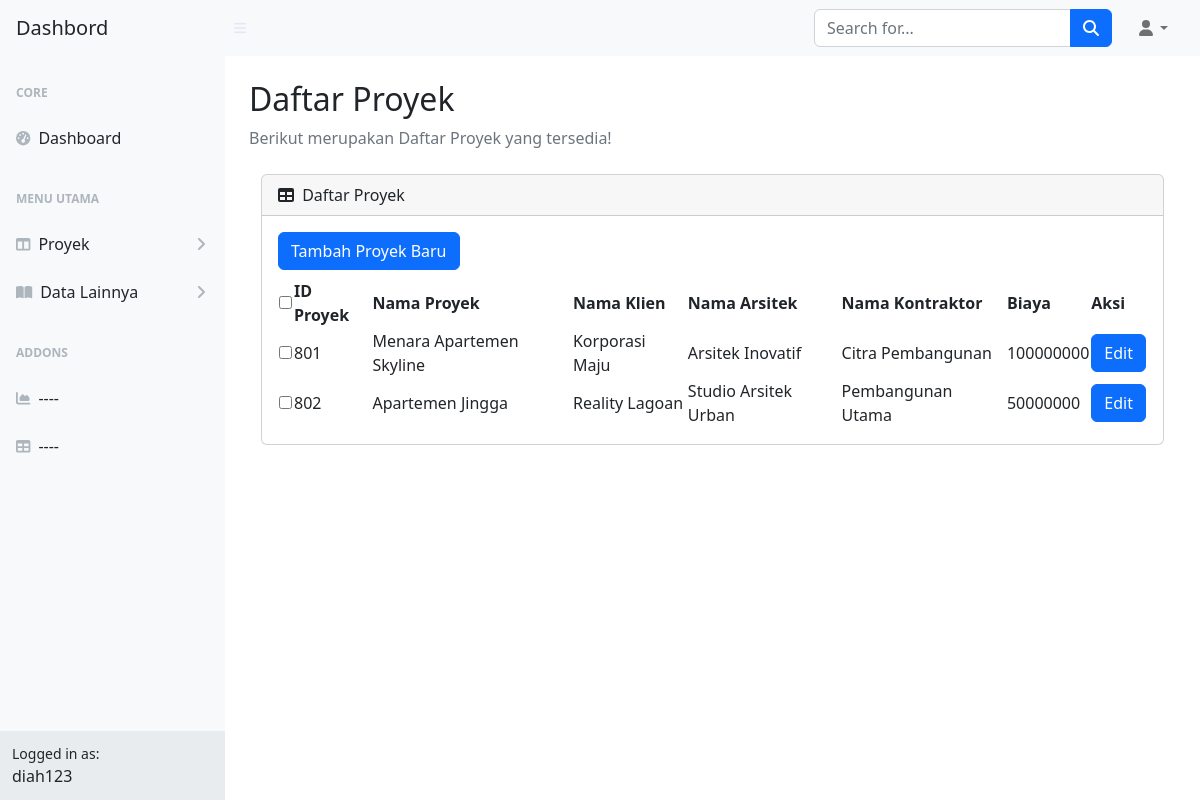
Page /Proyek.php (signed in) on the committed database.
### tables this page shows
CREATE TABLE IF NOT EXISTS `proyek` (
  `id_proyek` int NOT NULL AUTO_INCREMENT,
  `nama_proyek` varchar(50) DEFAULT NULL,
  `id_klien` int DEFAULT NULL,
  `id_arsitek` int DEFAULT NULL,
  `id_kontraktor` int DEFAULT NULL,
  `id_biaya` int DEFAULT NULL,
  PRIMARY KEY (`id_proyek`),
  KEY `id_klien` (`id_klien`),
  KEY `id_arsitek` (`id_arsitek`),
  KEY `id_kontraktor` (`id_kontraktor`),
  KEY `id_biaya` (`id_biaya`),
  CONSTRAINT `FK__klien` FOREIGN KEY (`id_klien`) REFERENCES `klien` (`id_klien`),
  CONSTRAINT `FK_proyek_arsitek` FOREIGN KEY (`id_arsitek`) REFERENCES `arsitek` (`id_arsitek`),
  CONSTRAINT `FK_proyek_biaya` FOREIGN KEY (`id_biaya`) REFERENCES `biaya` (`id_biaya`),
  CONSTRAINT `FK_proyek_kontraktor` FOREIGN KEY (`id_kontraktor`) REFERENCES `kontraktor` (`id_kontraktor`)
);

CREATE TABLE IF NOT EXISTS `klien` (
  `id_klien` int NOT NULL AUTO_INCREMENT,
  `nama_klien` varchar(50) DEFAULT NULL,
  PRIMARY KEY (`id_klien`)
);

CREATE TABLE IF NOT EXISTS `arsitek` (
  `id_arsitek` int NOT NULL AUTO_INCREMENT,
  `nama_arsitek` varchar(50) DEFAULT NULL,
  PRIMARY KEY (`id_arsitek`) USING BTREE
);

CREATE TABLE IF NOT EXISTS `kontraktor` (
  `id_kontraktor` int NOT NULL AUTO_INCREMENT,
  `nama_kontraktor` varchar(50) DEFAULT NULL,
  PRIMARY KEY (`id_kontraktor`)
);

CREATE TABLE IF NOT EXISTS `biaya` (
  `id_biaya` int NOT NULL AUTO_INCREMENT,
  `jml_biaya` int DEFAULT NULL,
  PRIMARY KEY (`id_biaya`)
);

### Proyek.php (the view, shortened to what this page needs)
<?php
include 'koneksi.php';
$username = $_SESSION['username'];
?>
<!DOCTYPE html>
<head>
    <link
      href="https://cdn.jsdelivr.net/npm/simple-datatables@7.1.2/dist/style.min.css"
      rel="stylesheet"
    />
    <link href="css/styles.css" rel="stylesheet" />
  </head>
  <body class="sb-nav-fixed">
    <nav class="sb-topnav navbar navbar-expand navbar-light bg-light">
      <a class="navbar-brand ps-3 text-dark" href="Dashboard.html">Dashbord</a>
      <button
        class="btn btn-link btn-sm order-1 order-lg-0 me-4 me-lg-0"
        id="sidebarToggle"
        href="#!"
      >
        <i class="fas fa-bars"></i>
      </button>
      <form
        class="d-none d-md-inline-block form-inline ms-auto me-0 me-md-3 my-2 my-md-0"
      >
        <div class="input-group">
          <input
            class="form-control"
            type="text"
            placeholder="Search for..."
            aria-label="Search for..."
            aria-describedby="btnNavbarSearch"
          />
          <button class="btn btn-primary" id="btnNavbarSearch" type="button">
            <i class="fas fa-search"></i>
          </button>
        </div>
      </form>
      <ul class="navbar-nav ms-auto ms-md-0 me-3 me-lg-4">
        <li class="nav-item dropdown">
          <a
            class="nav-link dropdown-toggle"
            id="navbarDropdown"
            href="#"
            role="button"
            data-bs-toggle="dropdown"
            aria-expanded="false"
            ><i class="fas fa-user fa-fw"></i
          ></a>
        </li>
      </ul>
    </nav>
    <div id="layoutSidenav">
      <div id="layoutSidenav_nav">
        <nav class="sb-sidenav accordion sb-sidenav-light" id="sidenavAccordion">
          <div class="sb-sidenav-menu">
            <div class="nav">
              <div class="sb-sidenav-menu-heading">Core</div>
              <a class="nav-link" href="Dashboard.html">
                <div class="sb-nav-link-icon">
                  <i class="fas fa-tachometer-alt"></i>
                </div>
                Dashboard
              </a>
              <div class="sb-sidenav-menu-heading">Menu Utama</div>
              <a
                class="nav-link collapsed"
                href="#"
                data-bs-toggle="collapse"
                data-bs-target="#collapseLayouts"
                aria-expanded="false"
                aria-controls="collapseLayouts"
              >
                <div class="sb-nav-link-icon">
                  <i class="fas fa-columns"></i>
                </div>
                Proyek
                <div class="sb-sidenav-collapse-arrow">
                  <i class="fas fa-angle-down"></i>
                </div>
              </a>
              <a
                class="nav-link collapsed"
                href="#"
                data-bs-toggle="collapse"
                data-bs-target="#collapsePages"
                aria-expanded="false"
                aria-controls="collapsePages"
              >
                <div class="sb-nav-link-icon">
                  <i class="fas fa-book-open"></i>
                </div>
                Data Lainnya
                <div class="sb-sidenav-collapse-arrow">
                  <i class="fas fa-angle-down"></i>
                </div>
              </a>
              <div class="sb-sidenav-menu-heading">Addons</div>
              <a class="nav-link" href="charts.html">
                <div class="sb-nav-link-icon">
                  <i class="fas fa-chart-area"></i>
                </div>
                ----
              </a>
              <a class="nav-link" href="tables.html">
                <div class="sb-nav-link-icon"><i class="fas fa-table"></i></div>
                ----
              </a>
            </div>
          </div>
          <div class="sb-sidenav-footer">
    <div class="small">Logged in as:</div>
    <?= $username ?>
  </div>
        </nav>
      </div>
      <div id="layoutSidenav_content">
        <main>
        <div class="container-fluid px-4">
        <h2 class="mt-4">Daftar Proyek</h2>
  <ol class="breadcrumb mb-4">
    <li class="breadcrumb-item active">Berikut merupakan Daftar Proyek yang tersedia!</li>
  </ol>
  <div class="container">
    <div class="card mb-4">
      <div class="card-header">
        <i class="fas fa-table me-1"></i>
        Daftar Proyek
      </div>
      <div class="card-body">
        <form id="form-multidelete" action="Tugas.php" method="post">
          <button type="button" class="btn btn-primary mb-2" data-bs-toggle="modal" data-bs-target="#createProjectModal">Tambah Proyek Baru</button>
          <table id="datatablesSimple">
            <thead>
              <tr>
                <th><input type="checkbox" id="checkAll"></th>
                <th>ID Proyek</th>
                <th>Nama Proyek</th>
                <th>Nama Klien</th>
                <th>Nama Arsitek</th>
                <th>Nama Kontraktor</th>
                <th>Biaya</th>
                <th>Aksi</th>
              </tr>
            </thead>
            <tbody>
              <?php
              $query = "
                SELECT
                  proyek.id_proyek,
                  proyek.nama_proyek,
                  klien.nama_klien,
                  arsitek.nama_arsitek,
                  kontraktor.nama_kontraktor,
                  biaya.jml_biaya
                FROM
                  proyek
                JOIN
                  klien ON proyek.id_klien = klien.id_klien
                JOIN
                  arsitek ON proyek.id_arsitek = arsitek.id_arsitek
                JOIN
                  kontraktor ON proyek.id_kontraktor = kontraktor.id_kontraktor
                JOIN
                  biaya ON proyek.id_biaya = biaya.id_biaya
              ";
              $result = mysqli_query($koneksi, $query);
              while ($data = mysqli_fetch_array($result)) {
                $id_proyek = $data['id_proyek'];
                $namaProyek = $data['nama_proyek'];
                $namaKlien = $data['nama_klien'];
                $namaArsitek = $data['nama_arsitek'];
                $namaKontraktor = $data['nama_kontraktor'];
                $jmlBiaya = $data['jml_biaya'];
              ?>
              <tr>
                <td><input type="checkbox" name="id_proyek[]" value="<?= $id_proyek ?>" class="checkItem"></td>
                <td><?= $id_proyek ?></td>
                <td><?= $namaProyek ?></td>
                <td><?= $namaKlien ?></td>
                <td><?= $namaArsitek ?></td>
                <td><?= $namaKontraktor ?></td>
                <td><?= $jmlBiaya ?></td>
                <td>
                <button type="button" class="btn btn-primary editProjectBtn" data-id="<?= $id_proyek ?>" data-nama="<?= $namaProyek ?>" data-klien="<?= $id_klien ?>" data-arsitek="<?= $id_arsitek ?>" data-kontraktor="<?= $id_kontraktor ?>" data-biaya="<?= $id_biaya ?>">Edit</button>
                </td>
              </tr>
              <?php } ?>
            </tbody>
          </table>
        </form>
      </div>
    </div>
  </div>
</div>
      </main>
    </div>
    </div>
  </body>
</html>

### rows in the picture
proyek: id_proyek "801", nama_proyek "Menara Apartemen Skyline", id_klien.nama_klien "Korporasi Maju", id_arsitek.nama_arsitek "Arsitek Inovatif", id_kontraktor.nama_kontraktor "Citra Pembangunan", id_biaya.jml_biaya "100000000"
proyek: id_proyek "802", nama_proyek "Apartemen Jingga", id_klien.nama_klien "Reality Lagoan", id_arsitek.nama_arsitek "Studio Arsitek Urban", id_kontraktor.nama_kontraktor "Pembangunan Utama", id_biaya.jml_biaya "50000000"

### other values in the picture
$username "diah123"
